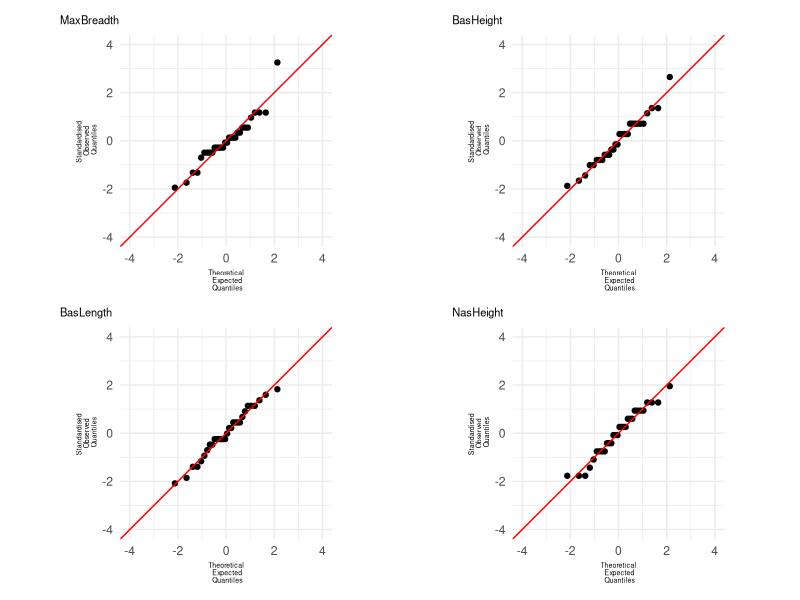
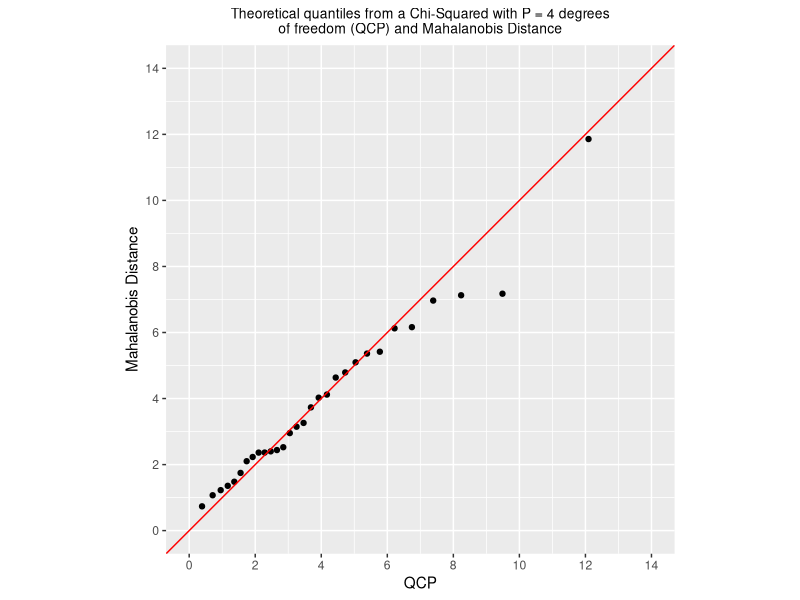
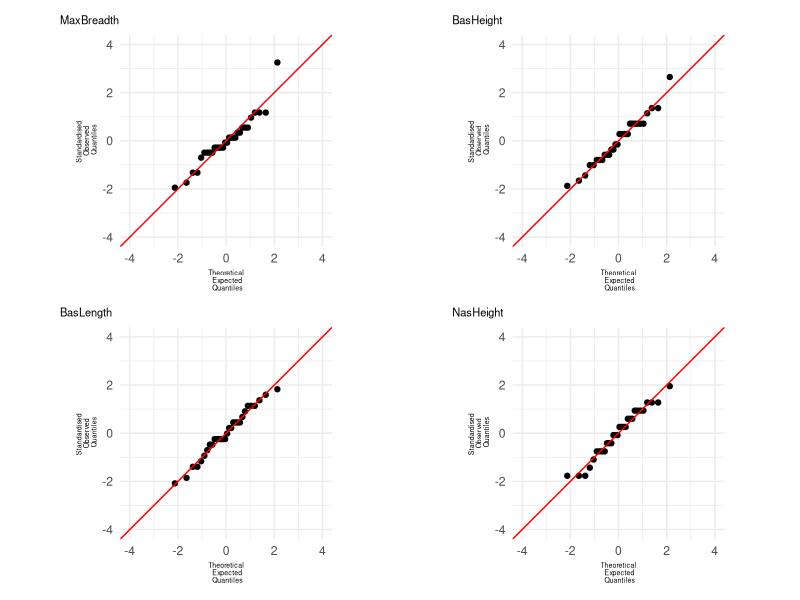
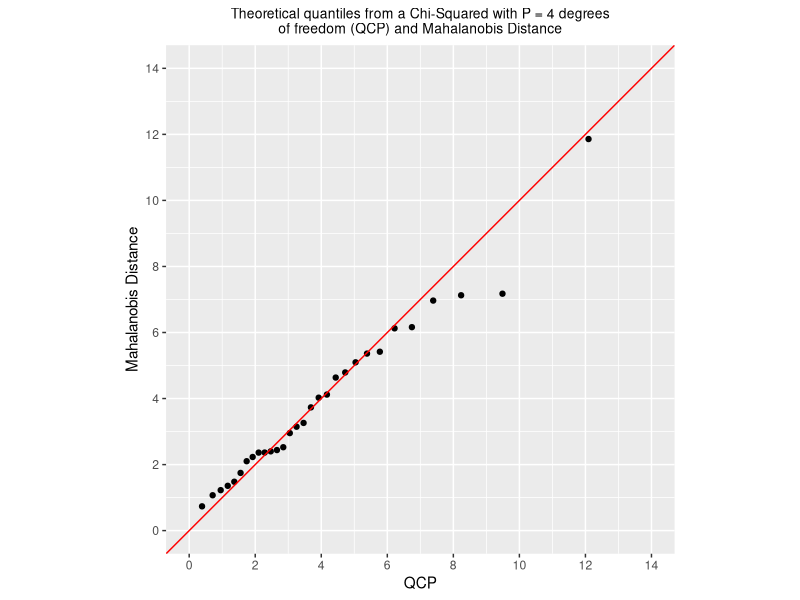

Reproduce these figures in R, in order.
## ---- chunk 1
suppressPackageStartupMessages({ library(dplyr) })

dat <- read.csv("CA1.csv")

period_2 <- dat |> filter(TimePeriod ==2) 
period_2 <- scale(period_2[,1:4])
## ---- chunk 2
library(knitr)
library(ggplot2)
library(patchwork)

# qqplot
p_val <- matrix(nrow=4,ncol = 1)
plots <- list()

for(i in 1:ncol(period_2)){
  result <- qqnorm(period_2[, i], main=colnames(period_2)[i], plot.it = FALSE)
  df <- data.frame(x = result$x, y = result$y)
  plots[[i]] <- ggplot()+
    geom_point(data = df, aes(x=x,y=y), color = "black")+
    geom_abline(slope = 1, intercept = 0, color = "red") +
    ggtitle(colnames(period_2)[i]) +
    coord_fixed(ratio = 1) +
    scale_x_continuous(
      breaks = seq(-4, 4, by = 2),  
      limits = c(-4, 4)  
    )+
    scale_y_continuous(
      breaks = seq(-4, 4, by = 2),  
      limits = c(-4, 4)  
    ) + 
    labs(
      y = "Standardised \nObserved\n Quantiles", 
      x = "Theoretical\n Expected\n Quantiles"
    ) +
    theme_minimal() +
    theme(
      axis.title.x = element_text(size = 5),
      axis.title.y = element_text(size = 5), 
      plot.title = element_text(size = 8), 
      ) 
  
  p_val[i] <- shapiro.test(period_2[,i])$p.value
}
wrap_plots(plots, nrow=2) + 
  plot_layout(nrow = 2, ncol = 2, widths = c(2, 2), heights = c(2, 2))
rownames(p_val) <- colnames(period_2)
colnames(p_val) <- "P Value"

kable(round(p_val, 2), caption = "Shapiro Wilk Test")
## ---- chunk 3
library(ggplot2)
# chi-squared plots
d2 <- mahalanobis(period_2, colMeans(period_2), cov= cov(period_2))
d2 <- sort(d2)
qcp <-  qchisq((1:nrow(period_2) - 0.5)/nrow(period_2), ncol(period_2))

df1 <- data.frame(x=qcp, y=d2)
ggplot()+
  geom_point(data = df1, aes(x=x, y=y), color = "black")+
  geom_abline(intercept = 0, slope = 1, color="red") +
  labs(
    title = "Theoretical quantiles from a Chi-Squared with P = 4 degrees
of freedom (QCP) and Mahalanobis Distance", 
    x = "QCP",
    y = "Mahalanobis Distance"
  ) +
  scale_x_continuous(
    breaks = seq(0, 14, by = 2), 
    limits = c(0, 14)  
  ) +
  scale_y_continuous(
    breaks = seq(0, 14, by = 2),  
    limits = c(0, 14)  
  ) +
  coord_fixed(ratio = 1) +
  theme(plot.title = element_text(size = 10, hjust = 0.5)) 

critical <- qchisq(0.5, df = 4)
proportion <- mean(d2 < critical)*100

## ---- chunk 4
suppressPackageStartupMessages({ library(dplyr) })

dat <- read.csv("CA1.csv")

period_2 <- dat |> filter(TimePeriod ==2) 
period_2 <- scale(period_2[,1:4])
## ---- chunk 5
library(knitr)
library(ggplot2)
library(patchwork)

# qqplot
p_val <- matrix(nrow=4,ncol = 1)
plots <- list()

for(i in 1:ncol(period_2)){
  result <- qqnorm(period_2[, i], main=colnames(period_2)[i], plot.it = FALSE)
  df <- data.frame(x = result$x, y = result$y)
  plots[[i]] <- ggplot()+
    geom_point(data = df, aes(x=x,y=y), color = "black")+
    geom_abline(slope = 1, intercept = 0, color = "red") +
    ggtitle(colnames(period_2)[i]) +
    coord_fixed(ratio = 1) +
    scale_x_continuous(
      breaks = seq(-4, 4, by = 2),  
      limits = c(-4, 4)  
    )+
    scale_y_continuous(
      breaks = seq(-4, 4, by = 2),  
      limits = c(-4, 4)  
    ) + 
    labs(
      y = "Standardised \nObserved\n Quantiles", 
      x = "Theoretical\n Expected\n Quantiles"
    ) +
    theme_minimal() +
    theme(
      axis.title.x = element_text(size = 5),
      axis.title.y = element_text(size = 5), 
      plot.title = element_text(size = 8), 
      ) 
  
  p_val[i] <- shapiro.test(period_2[,i])$p.value
}
wrap_plots(plots, nrow=2) + 
  plot_layout(nrow = 2, ncol = 2, widths = c(2, 2), heights = c(2, 2))
rownames(p_val) <- colnames(period_2)
colnames(p_val) <- "P Value"

kable(round(p_val, 2), caption = "Shapiro Wilk Test")
## ---- chunk 6
library(ggplot2)
# chi-squared plots
d2 <- mahalanobis(period_2, colMeans(period_2), cov= cov(period_2))
d2 <- sort(d2)
qcp <-  qchisq((1:nrow(period_2) - 0.5)/nrow(period_2), ncol(period_2))

df1 <- data.frame(x=qcp, y=d2)
ggplot()+
  geom_point(data = df1, aes(x=x, y=y), color = "black")+
  geom_abline(intercept = 0, slope = 1, color="red") +
  labs(
    title = "Theoretical quantiles from a Chi-Squared with P = 4 degrees
of freedom (QCP) and Mahalanobis Distance", 
    x = "QCP",
    y = "Mahalanobis Distance"
  ) +
  scale_x_continuous(
    breaks = seq(0, 14, by = 2), 
    limits = c(0, 14)  
  ) +
  scale_y_continuous(
    breaks = seq(0, 14, by = 2),  
    limits = c(0, 14)  
  ) +
  coord_fixed(ratio = 1) +
  theme(plot.title = element_text(size = 10, hjust = 0.5)) 

critical <- qchisq(0.5, df = 4)
proportion <- mean(d2 < critical)*100

